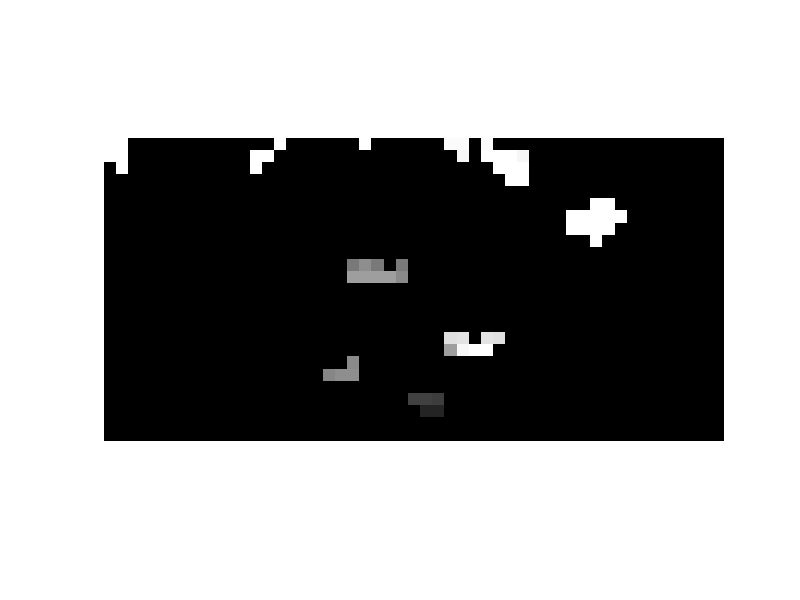

This chart was generated by the following MATLAB code: (Note: a time limit stopped this script after it produced the figure.)
close all
clear all
clc 

load('init_world.mat')
init_world = imresize(init_world, 20, 'nearest');
init_world = imrotate(init_world, 90);
figure
imshow(init_world)

%%
load('pcl.mat')
figure
hold on
grid on
for i = 1:length(pcl)
    if ~isequal(pcl(i,:),[0,0,0])
        disp(i)
        plot3(pcl(i,1), pcl(i,3), pcl(i,2),'r.','MarkerSize',5)
    end
end
title('Point Cloud Data')
xlabel('x')
ylabel('y')
zlabel('z')

%%
load('world.mat')
world = imresize(world, 20, 'nearest');
world = imrotate(world, 90);
figure
imshow(world)

%%
load('traj.mat')
load('vicon_data.mat')
traj = cell2mat(traj);
figure
hold on
grid on
plot(traj(1,:),traj(2,:))

title('Trajectory Tracking')
xlabel('x')
ylabel('y')
